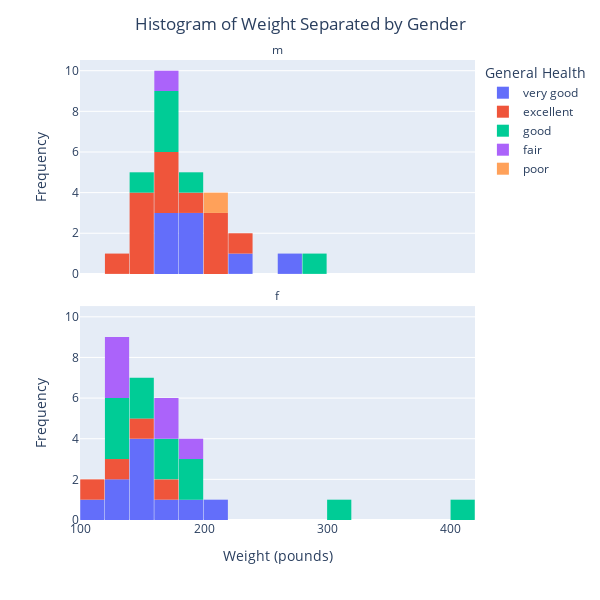

Notebook code cell kept with this figure:
### Code cell
fig = px.histogram(DF_new,
                  x='weight',
                  color ='genhlth',
                  facet_col='gender',
                   facet_col_wrap=1)

# This just makes the labels look a bit nicer
fig.for_each_annotation(lambda a: a.update(text=a.text.split("=")[-1]))

fig.update_yaxes(title_text='Frequency', col=1)
fig.update_yaxes(title_text='Frequency', col=2)

fig.update_layout(bargap=0.02,
                  title='Histogram of Weight Separated by Gender',
                  title_x=0.5,
                  xaxis_title="Weight (pounds)",
                  legend_title="General Health",
                  autosize=False,
                  width=600,
                  height=600)

fig.show()

### Figure 1 — Plotly figure (JSON) as saved in the notebook; plotly's stock layout.template omitted (floating-point values rounded to 4 significant figures)
{"data": [{"alignmentgroup": "True", "bingroup": "x", "hovertemplate": "genhlth=very good<br>gender=m<br>weight=%{x}<br>count=%{y}<extra></extra>", "legendgroup": "very good", "marker": {"color": "#636efa", "pattern": {"shape": ""}}, "name": "very good", "offsetgroup": "very good", "orientation": "v", "showlegend": true, "type": "histogram", "x": [265, 188, 170, 192, 220, 195, 165, 165], "xaxis": "x2", "yaxis": "y2"}, {"alignmentgroup": "True", "bingroup": "x", "hovertemplate": "genhlth=very good<br>gender=f<br>weight=%{x}<br>count=%{y}<extra></extra>", "legendgroup": "very good", "marker": {"color": "#636efa", "pattern": {"shape": ""}}, "name": "very good", "offsetgroup": "very good", "orientation": "v", "showlegend": false, "type": "histogram", "x": [145, 125, 104, 140, 145, 180, 160, 210, 135, 148], "xaxis": "x", "yaxis": "y"}, {"alignmentgroup": "True", "bingroup": "x", "hovertemplate": "genhlth=excellent<br>gender=m<br>weight=%{x}<br>count=%{y}<extra></extra>", "legendgroup": "excellent", "marker": {"color": "#EF553B", "pattern": {"shape": ""}}, "name": "excellent", "offsetgroup": "excellent", "orientation": "v", "showlegend": true, "type": "histogram", "x": [150, 137, 175, 155, 145, 140, 200, 200, 230, 200, 199, 160, 175], "xaxis": "x2", "yaxis": "y2"}, {"alignmentgroup": "True", "bingroup": "x", "hovertemplate": "genhlth=excellent<br>gender=f<br>weight=%{x}<br>count=%{y}<extra></extra>", "legendgroup": "excellent", "marker": {"color": "#EF553B", "pattern": {"shape": ""}}, "name": "excellent", "offsetgroup": "excellent", "orientation": "v", "showlegend": false, "type": "histogram", "x": [120, 170, 151, 115], "xaxis": "x", "yaxis": "y"}, {"alignmentgroup": "True", "bingroup": "x", "hovertemplate": "genhlth=good<br>gender=m<br>weight=%{x}<br>count=%{y}<extra></extra>", "legendgroup": "good", "marker": {"color": "#00cc96", "pattern": {"shape": ""}}, "name": "good", "offsetgroup": "good", "orientation": "v", "showlegend": true, "type": "histogram", "x": [290, 170, 198, 175, 175, 154], "xaxis": "x2", "yaxis": "y2"}, {"alignmentgroup": "True", "bingroup": "x", "hovertemplate": "genhlth=good<br>gender=f<br>weight=%{x}<br>count=%{y}<extra></extra>", "legendgroup": "good", "marker": {"color": "#00cc96", "pattern": {"shape": ""}}, "name": "good", "offsetgroup": "good", "orientation": "v", "showlegend": false, "type": "histogram", "x": [159, 140, 120, 120, 170, 300, 195, 400, 165, 180, 132], "xaxis": "x", "yaxis": "y"}, {"alignmentgroup": "True", "bingroup": "x", "hovertemplate": "genhlth=fair<br>gender=m<br>weight=%{x}<br>count=%{y}<extra></extra>", "legendgroup": "fair", "marker": {"color": "#ab63fa", "pattern": {"shape": ""}}, "name": "fair", "offsetgroup": "fair", "orientation": "v", "showlegend": true, "type": "histogram", "x": [170], "xaxis": "x2", "yaxis": "y2"}, {"alignmentgroup": "True", "bingroup": "x", "hovertemplate": "genhlth=fair<br>gender=f<br>weight=%{x}<br>count=%{y}<extra></extra>", "legendgroup": "fair", "marker": {"color": "#ab63fa", "pattern": {"shape": ""}}, "name": "fair", "offsetgroup": "fair", "orientation": "v", "showlegend": false, "type": "histogram", "x": [164, 130, 135, 120, 192, 160], "xaxis": "x", "yaxis": "y"}, {"alignmentgroup": "True", "bingroup": "x", "hovertemplate": "genhlth=poor<br>gender=m<br>weight=%{x}<br>count=%{y}<extra></extra>", "legendgroup": "poor", "marker": {"color": "#FFA15A", "pattern": {"shape": ""}}, "name": "poor", "offsetgroup": "poor", "orientation": "v", "showlegend": true, "type": "histogram", "x": [210], "xaxis": "x2", "yaxis": "y2"}], "layout": {"annotations": [{"font": {}, "showarrow": false, "text": "f", "x": 0.5, "xanchor": "center", "xref": "paper", "y": 0.465, "yanchor": "bottom", "yref": "paper"}, {"font": {}, "showarrow": false, "text": "m", "x": 0.5, "xanchor": "center", "xref": "paper", "y": 1.0, "yanchor": "bottom", "yref": "paper"}], "autosize": false, "bargap": 0.02, "barmode": "relative", "height": 600, "legend": {"title": {"text": "General Health"}, "tracegroupgap": 0}, "margin": {"t": 60}, "title": {"text": "Histogram of Weight Separated by Gender", "x": 0.5}, "width": 600, "xaxis": {"anchor": "y", "autorange": true, "domain": [0, 1], "range": [99.5, 419.5], "title": {"text": "Weight (pounds)"}, "type": "linear"}, "xaxis2": {"anchor": "y2", "autorange": true, "domain": [0, 1], "matches": "x", "range": [99.5, 419.5], "showticklabels": false, "type": "linear"}, "yaxis": {"anchor": "x", "autorange": true, "domain": [0, 0.465], "range": [0, 10.53], "title": {"text": "Frequency"}}, "yaxis2": {"anchor": "x2", "autorange": true, "domain": [0.535, 1.0], "matches": "y", "range": [0, 10.53], "title": {"text": "Frequency"}}}}
